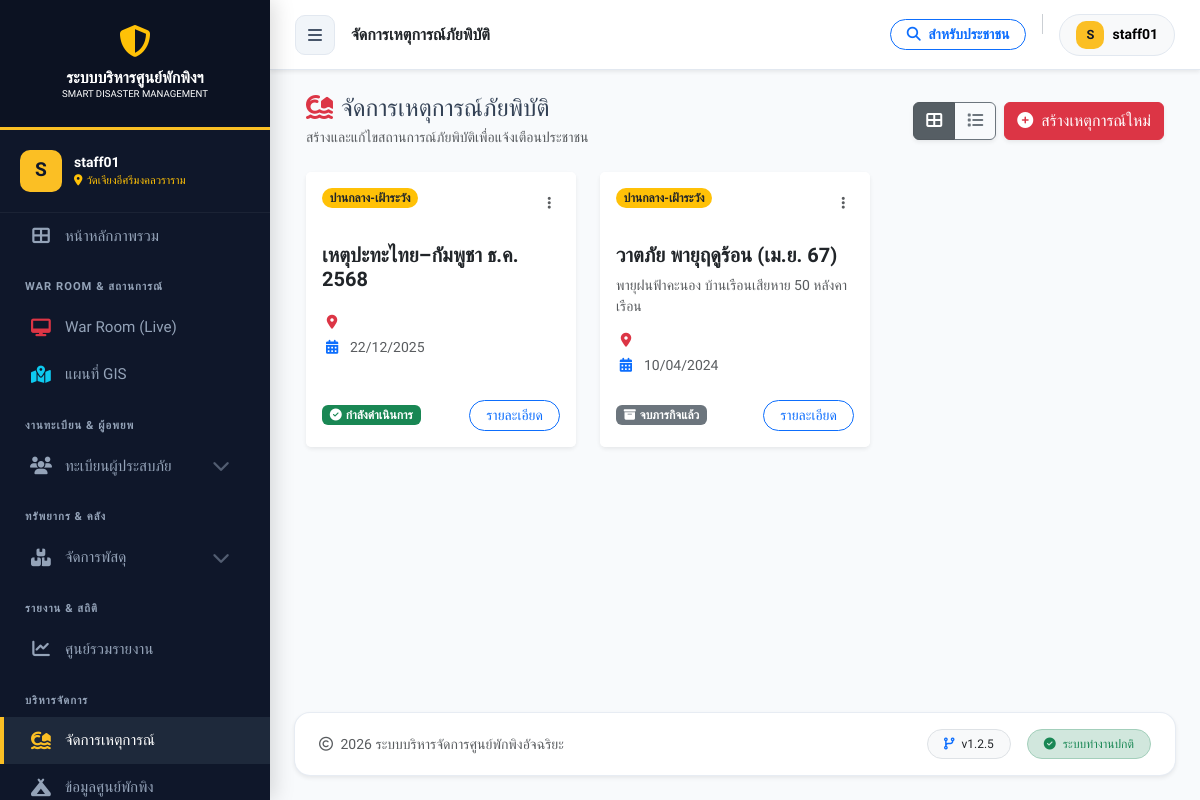
The app's page /incident_manager.php (signed in) with its own data.
### tables this page shows
CREATE TABLE `shelters` (
  `id` int(11) NOT NULL,
  `incident_id` int(11) NOT NULL COMMENT 'ผูกกับเหตุการณ์ไหน',
  `name` varchar(200) NOT NULL COMMENT 'ชื่อศูนย์',
  `location` text NOT NULL COMMENT 'ที่ตั้ง',
  `district` varchar(100) DEFAULT NULL,
  `province` varchar(100) DEFAULT NULL,
  `latitude` decimal(10,8) DEFAULT NULL,
  `longitude` decimal(11,8) DEFAULT NULL,
  `capacity` int(11) NOT NULL DEFAULT 0 COMMENT 'ความจุสูงสุด',
  `contact_person` varchar(255) DEFAULT NULL,
  `contact_phone` varchar(20) DEFAULT NULL,
  `status` enum('open','full','closed') NOT NULL DEFAULT 'open',
  `last_updated` datetime DEFAULT NULL,
  `created_at` datetime DEFAULT current_timestamp()
);

CREATE TABLE `incidents` (
  `id` int(11) NOT NULL,
  `name` varchar(200) NOT NULL COMMENT 'ชื่อเหตุการณ์ (เช่น น้ำท่วมปี 67)',
  `type` varchar(50) NOT NULL DEFAULT 'other',
  `description` text DEFAULT NULL,
  `start_date` date NOT NULL,
  `end_date` date DEFAULT NULL,
  `status` enum('active','closed') NOT NULL DEFAULT 'active',
  `created_at` timestamp NOT NULL DEFAULT current_timestamp(),
  `location_scope` varchar(255) DEFAULT NULL COMMENT 'ขอบเขตพื้นที่ (เช่น อ.เมือง)'
);

### incident_manager.php (the view, shortened to what this page needs)
<?php
require_once 'includes/header.php';
$incidents_data = [];
$sql = "SELECT * FROM incidents ORDER BY field(status, 'active', 'closed'), created_at DESC";
$result = $conn->query($sql);
if ($result->num_rows > 0) {
    while($row = $result->fetch_assoc()) {
        $incidents_data[] = $row;
    }
}
?>
<div class="container-fluid">
    <div class="d-flex justify-content-between align-items-center mb-4">
        <div>
            <h4 class="mb-1"><i class="fas fa-house-tsunami text-danger me-2"></i>จัดการเหตุการณ์ภัยพิบัติ</h4>
            <p class="text-muted small mb-0">สร้างและแก้ไขสถานการณ์ภัยพิบัติเพื่อแจ้งเตือนประชาชน</p>
        </div>
        <div class="d-flex gap-2">
            <div class="btn-group shadow-sm" role="group" aria-label="View Mode">
                <button type="button" class="btn btn-outline-secondary active" id="btn-view-card" onclick="switchView('card')" title="มุมมองการ์ด">
                    <i class="fas fa-th-large"></i>
                </button>
                <button type="button" class="btn btn-outline-secondary" id="btn-view-table" onclick="switchView('table')" title="มุมมองตาราง">
                    <i class="fas fa-list"></i>
                </button>
            </div>
            <button type="button" class="btn btn-danger shadow-sm" onclick="openModal()">
                <i class="fas fa-plus-circle me-2"></i>สร้างเหตุการณ์ใหม่
            </button>
        </div>
    </div>
    <div id="view-card" class="view-container">
        <div class="row g-4">
            <?php if (count($incidents_data) > 0): ?>
                <?php foreach ($incidents_data as $row): ?>
                    <?php
                        $severity_level = $row['severity_level'] ?? 'medium';
                        $severity_color = 'bg-secondary';
                        $severity_text = 'ทั่วไป';
                        if ($severity_level == 'high') { $severity_color = 'bg-danger'; $severity_text = 'รุนแรง-วิกฤต'; }
                        elseif ($severity_level == 'medium') { $severity_color = 'bg-warning text-dark'; $severity_text = 'ปานกลาง-เฝ้าระวัง'; }
                        elseif ($severity_level == 'low') { $severity_color = 'bg-success'; $severity_text = 'เล็กน้อย-ปกติ'; }
                        $is_active = ($row['status'] == 'active');
                        $status_badge = $is_active
                            ? '<span class="badge bg-success"><i class="fas fa-check-circle me-1"></i>กำลังดำเนินการ</span>'
                            : '<span class="badge bg-secondary"><i class="fas fa-archive me-1"></i>จบภารกิจแล้ว</span>';
                        $row_json = htmlspecialchars(json_encode($row), ENT_QUOTES, 'UTF-8');
                    ?>
                    <div class="col-md-6 col-lg-4">
                        <div class="card h-100 shadow-sm border-0 hover-card">
                            <div class="card-header bg-white border-bottom-0 pt-3 d-flex justify-content-between align-items-start">
                                <span class="badge rounded-pill <?php echo $severity_color; ?>"><?php echo $severity_text; ?></span>
                                <div class="dropdown">
                                    <button class="btn btn-sm btn-link text-muted" data-bs-toggle="dropdown"><i class="fas fa-ellipsis-v"></i></button>
                                </div>
                            </div>
                            <div class="card-body">
                                <h5 class="card-title fw-bold text-dark mb-2"><?php echo htmlspecialchars($row['name']); ?></h5>
                                <p class="card-text text-muted small mb-3 text-truncate-2">
                                    <?php echo htmlspecialchars($row['description']); ?>
                                </p>
                                <div class="d-flex align-items-center text-muted small mb-2">
                                    <i class="fas fa-map-marker-alt me-2 text-danger" style="width: 20px; text-align:center;"></i>
                                </div>
                                <div class="d-flex align-items-center text-muted small">
                                    <i class="fas fa-calendar-alt me-2 text-primary" style="width: 20px; text-align:center;"></i>
                                    <span><?php echo date('d/m/Y', strtotime($row['start_date'])); ?></span>
                                </div>
                            </div>
                            <div class="card-footer bg-white border-top-0 pb-3 d-flex justify-content-between align-items-center">
                                <?php echo $status_badge; ?>
                                <button class="btn btn-sm btn-outline-primary rounded-pill px-3" onclick='viewIncident(<?php echo $row_json; ?>)'>รายละเอียด</button>
                            </div>
                        </div>
                    </div>
                <?php endforeach; ?>
            <?php endif; ?>
        </div>
    </div>
</div>
<?php require_once 'includes/footer.php'; ?>

### includes/header.php (shortened to what this page needs)
<?php
require_once __DIR__ . '/../config/db.php';
$current_page = basename($_SERVER['PHP_SELF']);
$role = $_SESSION['role'] ?? 'guest';
$is_admin = ($role === 'admin');
$my_shelter_id = $_SESSION['shelter_id'] ?? '';
$user_shelter_name = '';
if ($my_shelter_id && isset($conn)) {
    $stmt_sh = $conn->prepare("SELECT name FROM shelters WHERE id = ?");
    if ($stmt_sh) {
        $stmt_sh->bind_param("i", $my_shelter_id);
        $stmt_sh->execute();
        $res_sh = $stmt_sh->get_result();
        if ($row_sh = $res_sh->fetch_assoc()) {
            $user_shelter_name = $row_sh['name'];
        }
    }
}
?>
<!DOCTYPE html>
<html lang="th">
<head>
    <link href="https://cdn.jsdelivr.net/npm/bootstrap@5.3.0/dist/css/bootstrap.min.css" rel="stylesheet">
    <link rel="stylesheet" href="https://cdnjs.cloudflare.com/ajax/libs/font-awesome/6.4.0/css/all.min.css">
    <link href='https://unpkg.com/boxicons@2.1.4/css/boxicons.min.css' rel='stylesheet'>
    <link rel="stylesheet" href="https://cdn.jsdelivr.net/npm/sweetalert2@11/dist/sweetalert2.min.css">
    <link rel="stylesheet" href="https://cdnjs.cloudflare.com/ajax/libs/bootstrap-datepicker/1.9.0/css/bootstrap-datepicker.min.css">
    <link rel="stylesheet" href="https://earthchie.github.io/jquery.Thailand.js/jquery.Thailand.js/dist/jquery.Thailand.min.css">
</head>
<body class="<?php echo (isset($_COOKIE['sidebar_state']) && $_COOKIE['sidebar_state'] == 'collapsed') ? 'sidebar-collapsed' : ''; ?>">
<div class="wrapper">
    <nav id="sidebar">
        <div class="sidebar-header">
            <div class="mb-2"><i class="fas fa-shield-alt fa-2x text-warning"></i></div>
            <div class="fw-bold text-white h6 mb-0">ระบบบริหารศูนย์พักพิงฯ</div>
            <div class="text-white small" style="font-size: 0.6rem;">SMART DISASTER MANAGEMENT</div>
        </div>
        <?php if(isset($_SESSION['user_id'])): ?>
            <div class="user-panel">
                <div class="user-avatar"><?php echo strtoupper(substr($_SESSION['username'] ?? 'U', 0, 1)); ?></div>
                <div class="overflow-hidden">
                    <div class="text-white small fw-bold text-truncate"><?php echo $_SESSION['username'] ?? 'User'; ?></div>
                    <div class="text-warning text-truncate" style="font-size: 0.7rem;">
                        <i class="fas fa-map-marker-alt me-1"></i><?php echo $user_shelter_name ?: 'ส่วนกลาง'; ?>
                    </div>
                </div>
            </div>
            <ul class="components">
                <li>
                    <a href="index.php" class="<?php echo $current_page == 'index.php' ? 'active' : ''; ?>">
                        <i class="fas fa-th-large"></i> <span>หน้าหลักภาพรวม</span>
                    </a>
                </li>
                <li class="menu-label">War Room & สถานการณ์</li>
                <li><a href="monitor_dashboard.php" target="_blank"><i class="fas fa-desktop text-danger"></i> <span>War Room (Live)</span></a></li>
                <li><a href="gis_dashboard.php" class="<?php echo $current_page == 'gis_dashboard.php' ? 'active' : ''; ?>"><i class="fas fa-map-location-dot text-info"></i> <span>แผนที่ GIS</span></a></li>
                <li class="menu-label">งานทะเบียน & ผู้อพยพ</li>
                <li>
                    <a href="#evacueeSubmenu" data-bs-toggle="collapse" class="dropdown-toggle <?php echo (strpos($current_page, 'evacuee') !== false) ? 'active' : ''; ?>">
                        <i class="fas fa-users"></i> <span>ทะเบียนผู้ประสบภัย</span>
                        <i class="fas fa-chevron-down dropdown-icon"></i>
                    </a>
                </li>
                <li class="menu-label">ทรัพยากร & คลัง</li>
                <li>
                    <a href="#logisticsSubmenu" data-bs-toggle="collapse" class="dropdown-toggle <?php echo (strpos($current_page, 'inventory') !== false) ? 'active' : ''; ?>">
                        <i class="fas fa-boxes-stacked"></i> <span>จัดการพัสดุ</span>
                        <i class="fas fa-chevron-down dropdown-icon"></i>
                    </a>
                </li>
                <li class="menu-label">รายงาน & สถิติ</li>
                <li>
                    <a href="report_center.php" class="<?php echo (strpos($current_page, 'report_') !== false) ? 'active' : ''; ?>">
                        <i class="fas fa-chart-line"></i> <span>ศูนย์รวมรายงาน</span>
                    </a>
                </li>
                <?php if($is_admin || $role === 'staff'): ?>
                <li class="menu-label">บริหารจัดการ</li>
                <li>
                    <a href="incident_manager.php" class="<?php echo $current_page == 'incident_manager.php' ? 'active' : ''; ?>">
                        <i class="fas fa-house-tsunami"></i> <span>จัดการเหตุการณ์</span>
                    </a>
                </li>
                <li>
                    <a href="shelter_list.php" class="<?php echo $current_page == 'shelter_list.php' ? 'active' : ''; ?>">
                        <i class="fas fa-campground"></i> <span>ข้อมูลศูนย์พักพิง</span>
                    </a>
                </li>
                <?php endif; ?>
            </ul>
        <?php endif; ?>
    </nav>
    <div id="content">
        <nav class="top-navbar shadow-sm">
            <div class="d-flex align-items-center">
                <div id="sidebarCollapse" onclick="toggleSidebar()" style="cursor: pointer;">
                    <i class="fas fa-bars"></i>
                </div>
                <div class="ms-3 d-none d-sm-block fw-bold text-dark">
                    <?php
                        if($current_page == 'index.php') echo 'ภาพรวมสถานการณ์';
                        elseif($current_page == 'evacuee_list.php') echo 'ทะเบียนรายชื่อผู้ประสบภัย';
                        elseif(strpos($current_page, 'report_') !== false) echo 'ระบบรายงานและการวิเคราะห์';
                        elseif($current_page == 'incident_manager.php') echo 'จัดการเหตุการณ์ภัยพิบัติ';
                        elseif($current_page == 'shelter_list.php') echo 'บริหารจัดการศูนย์พักพิง';
                        else echo 'ระบบบริหารจัดการศูนย์พักพิง';
                    ?>
                </div>
            </div>
            <div class="d-flex align-items-center gap-3">
                <a href="family_finder.php" target="_blank" class="btn btn-sm btn-outline-primary rounded-pill px-3 fw-bold">
                    <i class="fas fa-search me-1"></i> สำหรับประชาชน
                </a>
                <div class="dropdown">
                    <button class="btn btn-light rounded-pill d-flex align-items-center gap-2 px-3 dropdown-toggle" type="button" data-bs-toggle="dropdown" aria-expanded="false" style="border: 1px solid #e2e8f0;">
                        <div class="user-avatar" style="width: 28px; height: 28px; font-size: 0.8rem;">
                            <?php echo strtoupper(substr($_SESSION['username'] ?? 'U', 0, 1)); ?>
                        </div>
                        <span class="d-none d-md-block small fw-bold"><?php echo $_SESSION['username'] ?? 'User'; ?></span>
                    </button>
                </div>
            </div>
        </nav>
        <div class="p-3 p-md-4">

### includes/header.php (style rules this page uses)
:root { --sidebar-width: 270px; --nav-bg: #0f172a; --nav-hover: #1e293b; --active-gold: #fbbf24; --text-main: #f1f5f9; --text-muted: #94a3b8; --body-bg: #f8fafc; --header-height: 70px; --primary-color: #0d6efd; }
body { font-family: 'Prompt', sans-serif; background-color: var(--body-bg); color: #334155; overflow-x: hidden; margin: 0; transition: margin-left 0.3s ease; }
.wrapper { display: block; width: 100%; }
#sidebar { width: var(--sidebar-width); min-width: var(--sidebar-width); max-width: var(--sidebar-width); background-color: var(--nav-bg); color: var(--text-main); transition: margin-left 0.3s ease-in-out; position: fixed; top: 0; left: 0; height: 100vh; z-index: 1050; box-shadow: 4px 0 20px rgba(0,0,0,0.15); overflow-y: auto; }
#content { width: auto; min-height: 100vh; transition: margin-left 0.3s ease-in-out; margin-left: var(--sidebar-width); position: relative; }
.sidebar-header { padding: 25px 20px; background: rgba(0,0,0,0.2); text-align: center; border-bottom: 3px solid var(--active-gold); }
.user-panel { padding: 20px; border-bottom: 1px solid rgba(255,255,255,0.05); display: flex; align-items: center; gap: 12px; }
.user-avatar { width: 42px; height: 42px; background: var(--active-gold); color: var(--nav-bg); border-radius: 10px; display: flex; align-items: center; justify-content: center; font-weight: bold; font-size: 1.2rem; }
.menu-label { font-size: 0.7rem; text-transform: uppercase; color: var(--text-muted); padding: 20px 25px 8px; font-weight: 600; letter-spacing: 1px; }
ul.components { padding: 0; list-style: none; }
ul.components li a { padding: 12px 25px; font-size: 0.95rem; display: flex; align-items: center; color: var(--text-muted); text-decoration: none; transition: all 0.2s; border-left: 4px solid transparent; }
ul.components li a:hover, ul.components li a.active { color: #fff; background-color: var(--nav-hover); border-left-color: var(--active-gold); }
ul.components li a i { width: 24px; text-align: center; margin-right: 12px; font-size: 1.1rem; }
ul.components li a.active i { color: var(--active-gold); }
.dropdown-toggle::after { display: none !important; }
.dropdown-icon { margin-left: auto; font-size: 0.75rem; transition: transform 0.3s; opacity: 0.5; }
.top-navbar { height: var(--header-height); background: #fff; border-bottom: 1px solid #e2e8f0; padding: 0 25px; display: flex; align-items: center; justify-content: space-between; position: sticky; top: 0; z-index: 900; width: 100%; }
#sidebarCollapse { width: 40px; height: 40px; display: flex; align-items: center; justify-content: center; border-radius: 10px; background: #f1f5f9; color: #475569; cursor: pointer; transition: all 0.2s; border: 1px solid #e2e8f0; }

### incident_manager.php (style rules this page uses)
.text-truncate-2 { display: -webkit-box; -webkit-line-clamp: 2; -webkit-box-orient: vertical; overflow: hidden; }
.hover-card { transition: transform 0.2s, box-shadow 0.2s; }

### includes/footer.php (style rules this page uses)
#content { display: flex; flex-direction: column; min-height: 100vh; }

### records on screen
shelters: name "วัดเจียงอีศรีมงคลวราราม"
incidents: severity_text "ปานกลาง-เฝ้าระวัง", name "เหตุปะทะไทย–กัมพูชา ธ.ค. 2568", start_date "22/12/2025", status "active" (drawn)
incidents: severity_text "ปานกลาง-เฝ้าระวัง", name "วาตภัย พายุฤดูร้อน (เม.ย. 67)", description "พายุฝนฟ้าคะนอง บ้านเรือนเสียหาย 50 หลังคาเรือน", start_date "10/04/2024", status "closed" (drawn)

### other values on screen
substr($_SESSION['username'] ?? 'U', 0, 1) "S"
$_SESSION['username'] "staff01"
